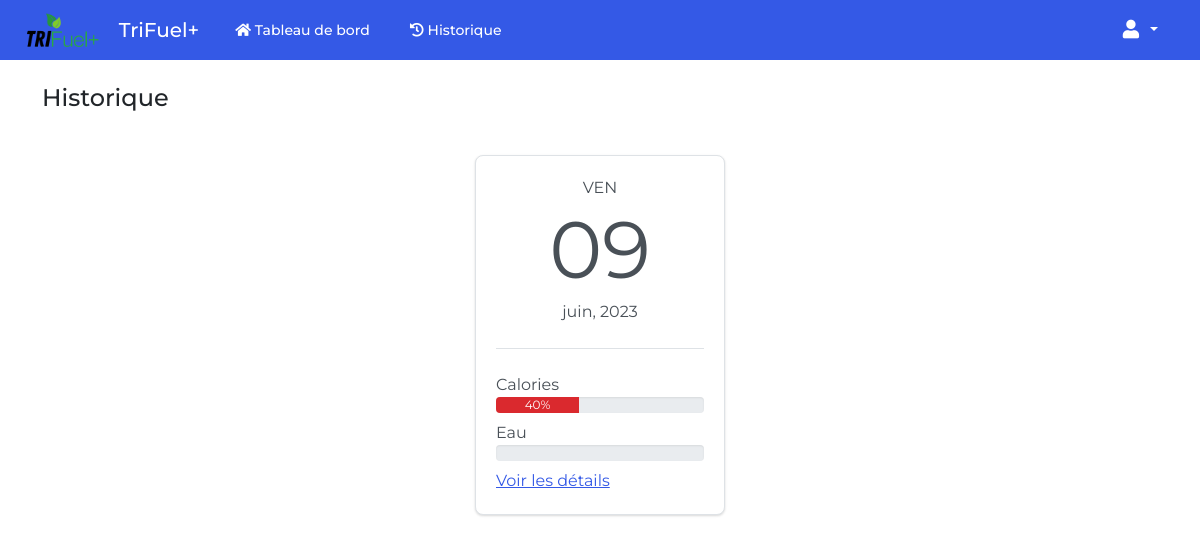
Screenshot of /daily-food-history (signed in) with the database file from the repository.
### foodtracker/models.py (models this page shows)
class DailyFood(models.Model):
    date = models.DateField(default=timezone.now)
    athlete = models.ForeignKey(User, on_delete=models.CASCADE, related_name='dailyfoods')
    daily_water_consumption = models.DecimalField(max_digits=8, decimal_places=2)
    water_consumption_count = models.DecimalField(max_digits=8, decimal_places=2, default=0)
    class Meta:
        db_table = 'dailyfoods'

### foodtracker/views.py (the view)
# urls.py: path('daily-food-history', views.daily_food_history, name='daily_food_history'),
@login_required
def daily_food_history(request):
    calories_goal = request.user.profile_triathlete.depense_energetique_journaliere
    daily_foods = DailyFood.objects.filter(athlete_id=request.user.id, date__lt=timezone.localdate())
    daily_foods_meta_date = map(lambda x: get_daily_food_metadata(x, calories_goal), daily_foods)
    return render(request, 'daily_food_history.html', {
        'daily_foods_meta_date': daily_foods_meta_date,
        'calories_goal': calories_goal,
    })

### templates/daily_food_history.html (shortened to what this page needs)
{% extends 'base.html' %}
{% block body %}
<div class="mt-4 mb-4 d-flex align-items-center justify-content-between">
  <h4>Historique</h4>
</div>
<div class="d-flex flex-wrap justify-content-center">
  {% for df in daily_foods_meta_date %}
  <div class="daily-food-container d-flex flex-column">
    <div class="daily-food-date d-flex flex-column align-items-center">
      <div>{{ df.date|date:'D'|upper }}</div>
      <div class="daily-food-date_day">{{ df.date|date:'d' }}</div>
      <div>{{ df.date|date:'F, Y' }}</div>
    </div>
    <div class="daily-food-devider mt-4 mb-4"></div>
    <div class="daily-food-progress mb-2">
      <div class="daily-food-progress_label">
        Calories
      </div>
      {% if df.comsumed_calories >= df.calories_goal %}
      <div class="daily-food-progress_bar">
        <div class="progress" role="progressbar" aria-label="Example with label" aria-valuenow="25" aria-valuemin="0"
          aria-valuemax="100">
          <div class="progress-bar bg-success" style="width: 100%">100%</div>
        </div>
      </div>
      {% else %}
      <div class="daily-food-progress_bar">
        <div class="progress" role="progressbar" aria-label="Example with label" aria-valuenow="25" aria-valuemin="0"
          aria-valuemax="100">
          <div class="progress-bar bg-danger" style="width: {{ df.calories_percentage }}%">{{ df.calories_percentage }}%
          </div>
        </div>
      </div>
      {% endif %}
    </div>
    <div class="daily-food-progress">
      <div class="daily-food-progress_label">
        Eau
      </div>
      {% if df.comsumed_water >= df.water_goal %}
      <div class="daily-food-progress_bar">
        <div class="progress" role="progressbar" aria-label="Example with label" aria-valuenow="25" aria-valuemin="0"
          aria-valuemax="100">
          <div class="progress-bar bg-success" style="width: 100%">100%</div>
        </div>
      </div>
      {% else %}
      <div class="daily-food-progress_bar">
        <div class="progress" role="progressbar" aria-label="Example with label" aria-valuenow="25" aria-valuemin="0"
          aria-valuemax="100">
        </div>
      </div>
      {% endif %}
    </div>
    <div class="mt-2">
      <a href="{% url 'daily_food_history_details' pk=df.id %}">Voir les détails</a>
    </div>
  </div>
  {% endfor %}
</div>
{% endblock body %}

### static/css/styles.css (style rules this page uses)
html { position: relative; min-height: 100%; }
body { margin: 0 0 90px; font-family: 'Montserrat', sans-serif !important; }

### templates/daily_food_history.html (style rules this page uses)
.daily-food-container { width: 250px; height: 360px; background-color: white; border-radius: 0.5rem; border: 1px solid #dee2e6; box-shadow: 0 1px 3px 0 rgba(0, 0, 0, .1), 0 1px 2px 0 rgba(0, 0, 0, .06); padding: 20px; margin: 10px; }
.daily-food-date_day { font-size: 5rem; line-height: 100px; }
.daily-food-devider { width: 100%; height: 1px; background: #dee2e6; }

### rows the page displays
DailyFood: date "VEN", date "09", date "juin, 2023", calories_percentage "40"
